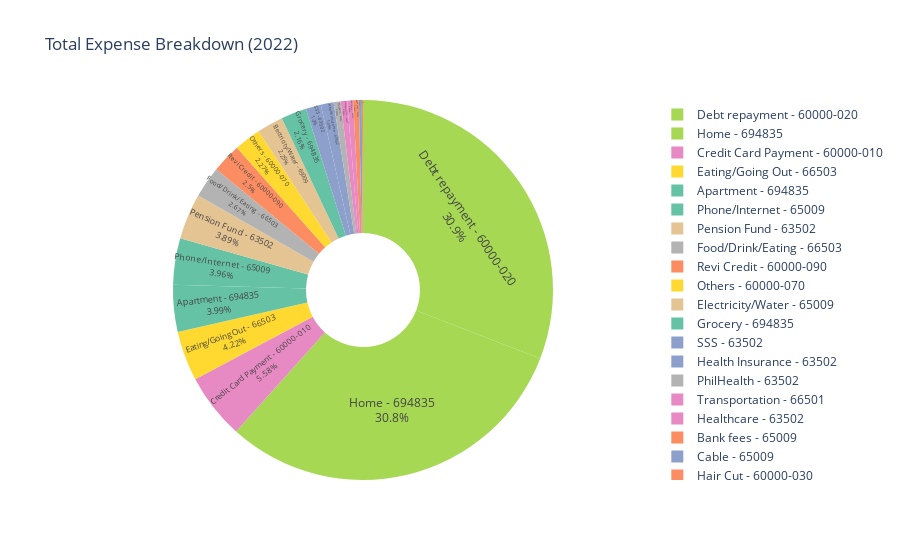

Here is the notebook cell this chart was saved with:
### Code cell
import plotly.express as px

def expense_total_pie_chart(df, year):
    # Filter the dataset for expense transactions in the specified year
    sub_df = df[(df['Year'] == year) & (df['Transaction vs GL code'] != 'Expense')]

    # Group by category and sum the amounts
    total_by_category = sub_df.groupby('Transaction vs GL code').agg({'Amount': 'sum'}).reset_index()

    # Set a default color scale
    color_scale = px.colors.qualitative.Set2

    # Create pie chart
    pie_fig = px.pie(total_by_category, values='Amount', names='Transaction vs GL code', title=f"Total Expense Breakdown ({year})", 
                     color='Transaction vs GL code', color_discrete_sequence=color_scale)
    
    # Manually add data labels using update_traces
    pie_fig.update_traces(textposition='inside', direction='clockwise', hole=0.3, textinfo="label+percent")

    return pie_fig

# Example usage:
# Replace 'YourDataFrame' and 'YourYear' with actual values
gl_pie_chart = expense_total_pie_chart(df, 2022)
gl_pie_chart.show()

### Figure 1 — Plotly figure (JSON) as saved in the notebook; plotly's stock layout.template omitted (floating-point values rounded to 4 significant figures)
{"data": [{"customdata": [["Apartment - 694835"], ["Bank fees - 65009"], ["Cable - 65009"], ["Credit Card Payment - 60000-010"], ["Debt repayment - 60000-020"], ["Eating/Going Out - 66503"], ["Electricity/Water - 65009"], ["Food/Drink/Eating - 66503"], ["Grocery - 694835"], ["Hair Cut - 60000-030"], ["Health Insurance - 63502"], ["Healthcare - 63502"], ["Home - 694835"], ["Others - 60000-070"], ["Pension Fund - 63502"], ["PhilHealth - 63502"], ["Phone/Internet - 65009"], ["Revi Credit - 60000-090"], ["SSS - 63502"], ["Transportation - 66501"]], "direction": "clockwise", "domain": {"x": [0, 1], "y": [0, 1]}, "hole": 0.3, "hovertemplate": "Transaction vs GL code=%{customdata[0]}<br>Amount=%{value}<extra></extra>", "labels": ["Apartment - 694835", "Bank fees - 65009", "Cable - 65009", "Credit Card Payment - 60000-010", "Debt repayment - 60000-020", "Eating/Going Out - 66503", "Electricity/Water - 65009", "Food/Drink/Eating - 66503", "Grocery - 694835", "Hair Cut - 60000-030", "Health Insurance - 63502", "Healthcare - 63502", "Home - 694835", "Others - 60000-070", "Pension Fund - 63502", "PhilHealth - 63502", "Phone/Internet - 65009", "Revi Credit - 60000-090", "SSS - 63502", "Transportation - 66501"], "legendgroup": "", "marker": {"colors": ["rgb(102,194,165)", "rgb(252,141,98)", "rgb(141,160,203)", "rgb(231,138,195)", "rgb(166,216,84)", "rgb(255,217,47)", "rgb(229,196,148)", "rgb(179,179,179)", "rgb(102,194,165)", "rgb(252,141,98)", "rgb(141,160,203)", "rgb(231,138,195)", "rgb(166,216,84)", "rgb(255,217,47)", "rgb(229,196,148)", "rgb(179,179,179)", "rgb(102,194,165)", "rgb(252,141,98)", "rgb(141,160,203)", "rgb(231,138,195)"]}, "name": "", "showlegend": true, "textinfo": "label+percent", "textposition": "inside", "type": "pie", "values": [8000, 965, 500, 11180.0, 61830.0, 8453, 4500, 5347, 4335.0, 200, 2175, 1000, 61650, 4550, 7800, 1200, 7927.0, 5000, 2600, 1100]}], "layout": {"legend": {"tracegroupgap": 0}, "piecolorway": ["rgb(102,194,165)", "rgb(252,141,98)", "rgb(141,160,203)", "rgb(231,138,195)", "rgb(166,216,84)", "rgb(255,217,47)", "rgb(229,196,148)", "rgb(179,179,179)"], "title": {"text": "Total Expense Breakdown (2022)"}}}
